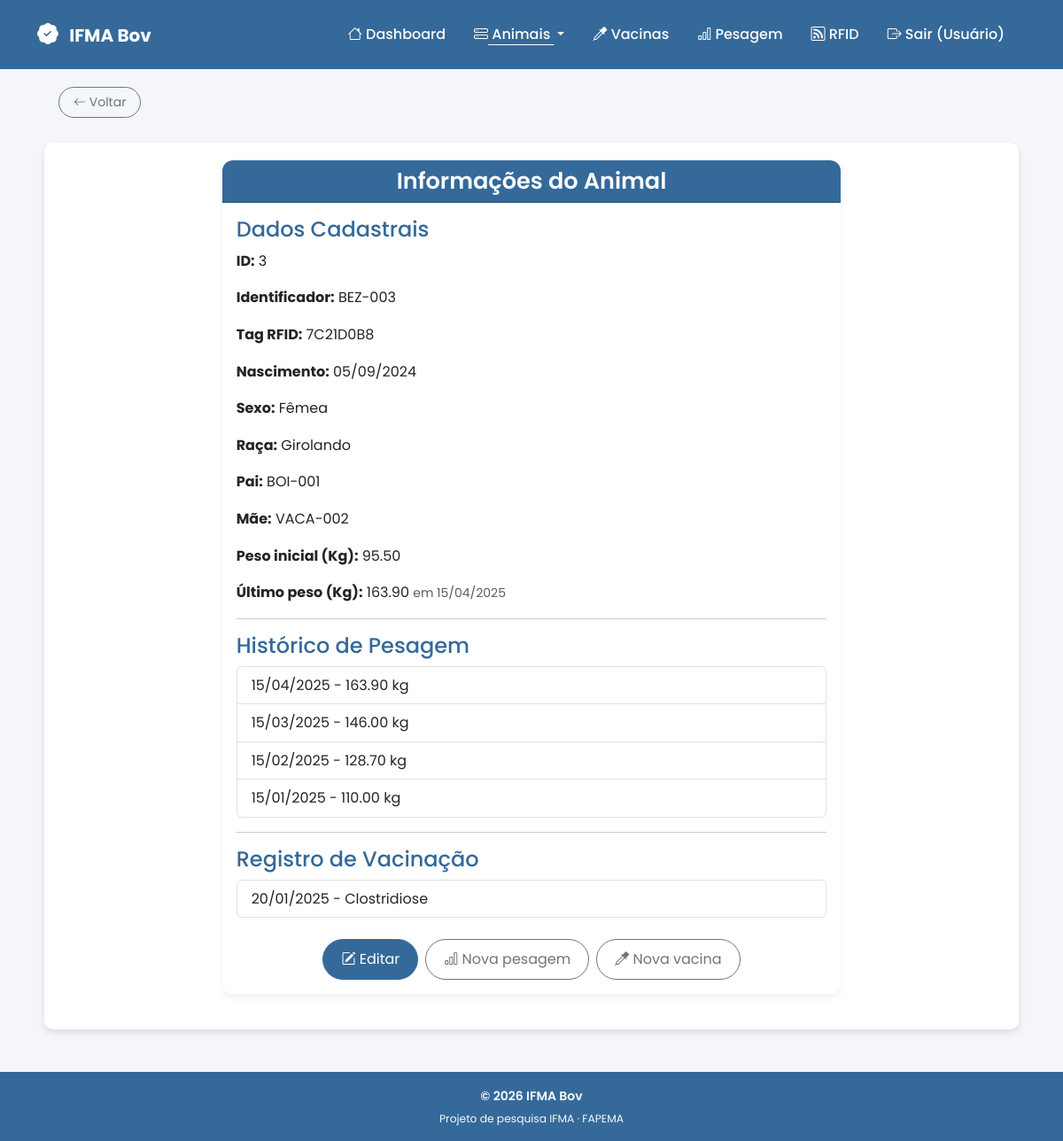
The page /pages/informacoes.php?id=3 (signed in) on the database its author committed.
### tables this page shows
CREATE TABLE IF NOT EXISTS animais (
    id INT AUTO_INCREMENT PRIMARY KEY,
    identificador VARCHAR(50) NOT NULL,
    data_nascimento DATE NOT NULL,
    genero ENUM('M','F') NOT NULL,
    raca VARCHAR(50) NOT NULL,
    pai_id VARCHAR(50) DEFAULT NULL,
    mae_id VARCHAR(50) DEFAULT NULL,
    peso DECIMAL(6,2) NOT NULL,
    tag_id VARCHAR(50) UNIQUE DEFAULT NULL,
    data_registro TIMESTAMP DEFAULT CURRENT_TIMESTAMP
);

CREATE TABLE IF NOT EXISTS pesagem (
    id INT AUTO_INCREMENT PRIMARY KEY,
    animal_id INT NOT NULL,
    peso DECIMAL(6,2) NOT NULL,
    data DATE NOT NULL,
    CONSTRAINT fk_pesagem_animal
        FOREIGN KEY (animal_id) REFERENCES animais(id)
        ON DELETE CASCADE
        ON UPDATE CASCADE
);

CREATE TABLE IF NOT EXISTS vacinas (
    id INT AUTO_INCREMENT PRIMARY KEY,
    animal_id INT NOT NULL,
    vacina VARCHAR(100) NOT NULL,
    data DATE NOT NULL,
    CONSTRAINT fk_vacina_animal
        FOREIGN KEY (animal_id) REFERENCES animais(id)
        ON DELETE CASCADE
        ON UPDATE CASCADE
);

### pages/informacoes.php (the view, shortened to what this page needs)
<?php
require_once '../includes/header.php';
require_once '../includes/config.php';
$id_animal = isset($_GET['id']) ? (int) $_GET['id'] : null;
?>
    <?php
$stmt = $conn->prepare("SELECT * FROM animais WHERE id = :id");
$stmt->bindParam(':id', $id_animal, PDO::PARAM_INT);
$stmt->execute();
$animal = $stmt->fetch(PDO::FETCH_ASSOC);
$peso_stmt = $conn->prepare("SELECT id, data, peso FROM pesagem WHERE animal_id = :animal_id ORDER BY data DESC, id DESC");
$peso_stmt->bindParam(':animal_id', $id_animal, PDO::PARAM_INT);
$peso_stmt->execute();
$peso_result = $peso_stmt->fetchAll(PDO::FETCH_ASSOC);
$vacina_stmt = $conn->prepare("SELECT data, vacina FROM vacinas WHERE animal_id = :animal_id ORDER BY data DESC");
$vacina_stmt->bindParam(':animal_id', $id_animal, PDO::PARAM_INT);
$vacina_stmt->execute();
$vacina_result = $vacina_stmt->fetchAll(PDO::FETCH_ASSOC);
?>
<div class="container my-5">
    <div class="row justify-content-center">
        <div class="col-lg-8">
            <div class="card card-custom">
                <div class="card-header card-header-custom text-center">
                    <h2 class="mb-0">Informações do Animal</h2>
                </div>
                <div class="card-body">
                    <h4 class="text-primary">Dados Cadastrais</h4>
                    <p><strong>ID:</strong> <?= $animal['id'] ?></p>
                    <p><strong>Identificador:</strong> <?= htmlspecialchars($animal['identificador']) ?></p>
                    <p><strong>Tag RFID:</strong> <?= $animal['tag_id'] ? htmlspecialchars($animal['tag_id']) : 'Não vinculada' ?></p>
                    <p><strong>Nascimento:</strong> <?= date('d/m/Y', strtotime($animal['data_nascimento'])) ?></p>
                    <p><strong>Sexo:</strong> <?= ($animal['genero'] == 'M') ? 'Macho' : 'Fêmea' ?></p>
                    <p><strong>Raça:</strong> <?= htmlspecialchars($animal['raca']) ?></p>
                    <p><strong>Pai:</strong> <?= $animal['pai_id'] ? htmlspecialchars($animal['pai_id']) : 'Desconhecido' ?></p>
                    <p><strong>Mãe:</strong> <?= $animal['mae_id'] ? htmlspecialchars($animal['mae_id']) : 'Desconhecida' ?></p>
                    <p><strong>Peso inicial (Kg):</strong> <?= $animal['peso'] ?></p>
                    <?php if (count($peso_result) > 0): ?>
                        <p><strong>Último peso (Kg):</strong> <?= $peso_result[0]['peso'] ?>
                            <span class="text-muted small">em <?= date('d/m/Y', strtotime($peso_result[0]['data'])) ?></span></p>
                    <?php endif; ?>
                    <hr>
                    <h4 class="text-primary">Histórico de Pesagem</h4>
                    <?php if (count($peso_result) > 0): ?>
                        <ul class="list-group">
                            <?php foreach ($peso_result as $peso): ?>
                                <li class="list-group-item">
                                    <?= date('d/m/Y', strtotime($peso['data'])) ?> - <?= $peso['peso'] ?> kg
                                </li>
                            <?php endforeach; ?>
                        </ul>
                    <?php else: ?>
                        <div class="text-muted">Nenhum registro de pesagem encontrado.</div>
                    <?php endif; ?>
                    <hr>
                    <h4 class="text-primary">Registro de Vacinação</h4>
                    <?php if (count($vacina_result) > 0): ?>
                        <ul class="list-group">
                            <?php foreach ($vacina_result as $vacina): ?>
                                <li class="list-group-item">
                                    <?= date('d/m/Y', strtotime($vacina['data'])) ?> - <?= htmlspecialchars($vacina['vacina']) ?>
                                </li>
                            <?php endforeach; ?>
                        </ul>
                    <?php else: ?>
                        <div class="text-muted">Nenhum registro de vacinação encontrado.</div>
                    <?php endif; ?>
                    <div class="d-flex flex-wrap justify-content-center gap-2 mt-4">
                        <a href="atualizar.php?id=<?= $animal['id'] ?>" class="btn btn-primary">
                            <i class="bi bi-pencil-square"></i> Editar
                        </a>
                        <a href="pesagem.php?identificador=<?= urlencode($animal['identificador']) ?>" class="btn btn-outline-secondary">
                            <i class="bi bi-bar-chart"></i> Nova pesagem
                        </a>
                        <a href="vacinas.php?identificador=<?= urlencode($animal['identificador']) ?>" class="btn btn-outline-secondary">
                            <i class="bi bi-eyedropper"></i> Nova vacina
                        </a>
                    </div>
                </div>
            </div>
        </div>
    </div>
</div>
<?php include '../includes/footer.php'; ?>

### assets/css/styles.css (style rules this page uses)
* { box-sizing: border-box; }
body { font-family: 'Poppins', sans-serif; background-color: #f4f6f9; color: #333; line-height: 1.6; min-height: 100vh; display: flex; flex-direction: column; }
body > .container { max-width: 1100px; margin: 40px auto; padding: 20px; background: #ffffff; border-radius: 10px; box-shadow: 0 4px 8px rgba(0, 0, 0, 0.1); }
h1, h2 { color: inherit; font-weight: 600; text-align: center; margin-bottom: 20px; }
.btn { border-radius: 50px; transition: all 0.3s ease-in-out; }
.btn:not(.btn-sm) { padding: 10px 20px; }
.btn-primary { background-color: #34699A; border-color: #34699A; }
.card-custom { border-radius: 12px; border: none; box-shadow: 0 4px 10px rgba(0, 0, 0, 0.06); margin-bottom: 20px; }
.card-header-custom { background-color: #34699A; color: #fff; border-radius: 12px 12px 0 0 !important; }
.card-header-custom h2 { font-size: 1.6rem; margin: 0; }
.text-primary { color: #34699A !important; }

### rows shown on the page
animais: id "3", identificador "BEZ-003", tag "7C21D0B8", data_nascimento "05/09/2024", raca "Girolando", pai "BOI-001", mae "VACA-002", peso "95.50"
pesagem: peso "163.90", data "15/04/2025"
pesagem: data "15/03/2025", peso "146.00"
pesagem: data "15/02/2025", peso "128.70"
pesagem: data "15/01/2025", peso "110.00"
vacinas: data "20/01/2025", vacina "Clostridiose"

### other values the page prints
strtok($_SESSION['user_nome'], ' ') "Usuário"
